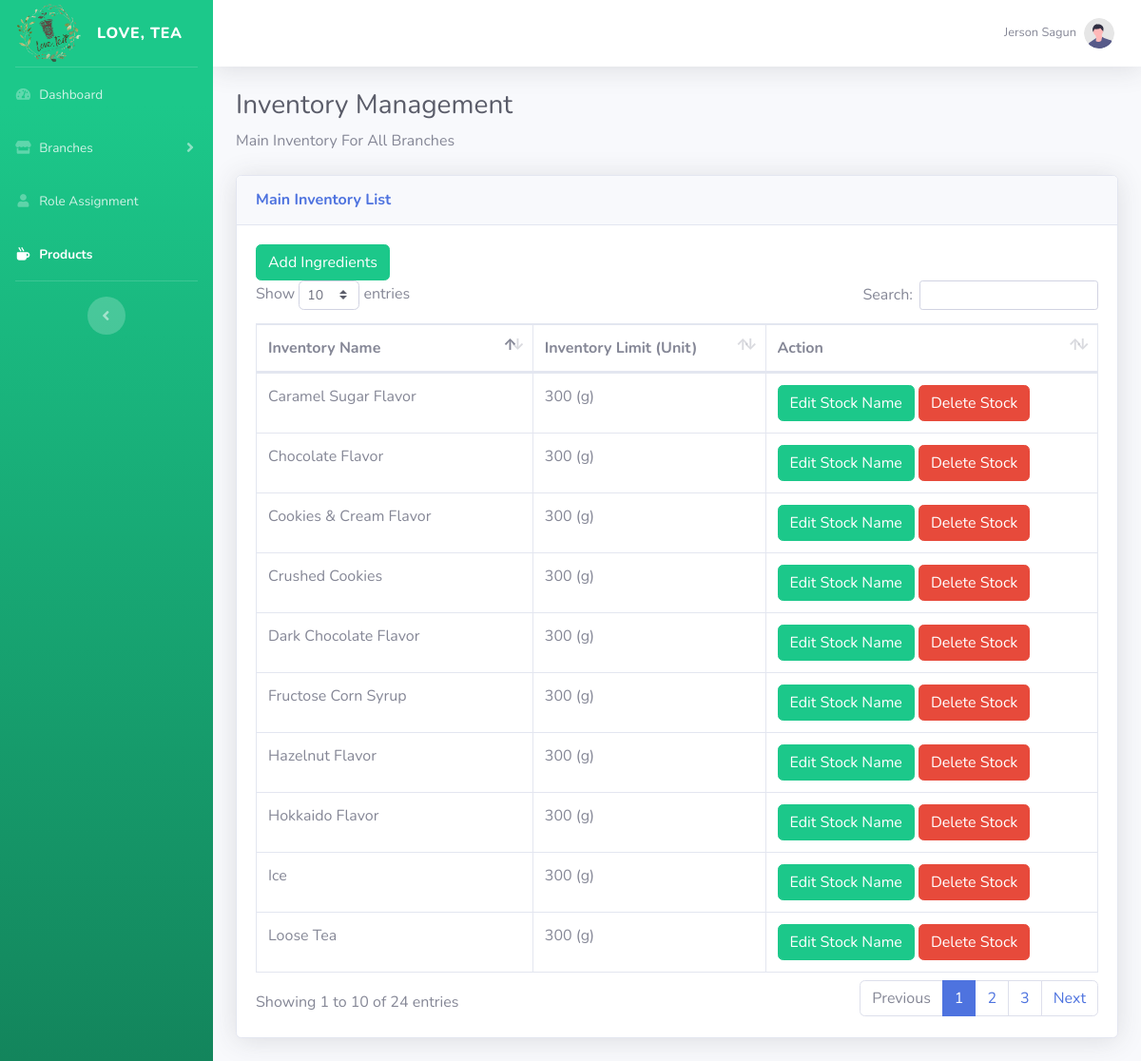
/main_inventory.php (signed in), run on the app's committed database.
### tables this page shows
CREATE TABLE `ingredientsheader` (
  `id` int(11) NOT NULL,
  `name` varchar(255) DEFAULT NULL,
  `ingredients_limit` int(11) NOT NULL DEFAULT 300,
  `unit` varchar(5) NOT NULL DEFAULT 'g'
);

### main_inventory.php (the view, shortened to what this page needs)
<!DOCTYPE html>
<html lang="en">
<head>
    <link href="vendor/fontawesome-free/css/all.min.css" rel="stylesheet" type="text/css">
    <link href="css/sb-admin-2.min.css" rel="stylesheet">
    <link href="vendor/datatables/dataTables.bootstrap4.min.css" rel="stylesheet">
</head>
<body id="page-top">
<div id="wrapper">
    <?php include "backend/nav.php"; ?>
    <div class="container-fluid">
        <h1 class="h3 mb-2 text-gray-800">Inventory Management</h1>
        <p class="mb-4">Main Inventory For All Branches</p>
        <div class="card shadow mb-4">
            <div class="card-header py-3">
                <h6 class="m-0 font-weight-bold text-primary">Main Inventory List</h6>
            </div>
            <div class="card-body">
            <button type='button' class='btn btn-success editStockBTN' data-toggle='modal' data-target='#addInventoryModal' data-id='0'>Add Ingredients</button>
                <div class="table-responsive">
                    <table class="table table-bordered" id="dataTable" width="100%" cellspacing="0">
                        <thead>
                            <tr>
                                <th>Inventory Name</th>
                                <th>Inventory Limit (Unit)</th>
                                <th>Action</th>
                            </tr>
                        </thead>
                        <tbody>
                            <?php
                            $mysqli = include('database.php');
                            $sql = "SELECT * FROM ingredientsHeader";
                            $result = $mysqli->query($sql);
                            if ($result->num_rows > 0) {
                                while ($row = $result->fetch_assoc()) {
                                    echo "<tr> <td>{$row['name']}</td><td>{$row['ingredients_limit']} ({$row['unit']})</td>
                                        <td>
                                            <button type='button' class='btn btn-success editStockBTN' data-toggle='modal' data-target='#addInventoryModal' data-id='{$row['id']}'>Edit Stock Name</button>
                                            <button type='button' class='btn btn-danger' data-toggle='modal' data-target='#confirmDeleteModal' data-id='{$row['id']}'>Delete Stock</button>
                                        </td></tr>";
                                }
                            } else {
                                echo "<tr><td colspan='6'>No records found</td></tr>";
                            }
                            ?>
                        </tbody>
                    </table>
                </div>
            </div>
        </div>
    </div>
</div>
</body>
</html>

### data on the page
ingredientsheader: name "Fructose Corn Syrup", ingredients_limit "300", unit "g"
ingredientsheader: name "Loose Tea", ingredients_limit "300", unit "g"
ingredientsheader: name "Hokkaido Flavor", ingredients_limit "300", unit "g"
ingredientsheader: name "Caramel Sugar Flavor", ingredients_limit "300", unit "g"
ingredientsheader: name "Hazelnut Flavor", ingredients_limit "300", unit "g"
ingredientsheader: name "Chocolate Flavor", ingredients_limit "300", unit "g"
ingredientsheader: name "Dark Chocolate Flavor", ingredients_limit "300", unit "g"
ingredientsheader: name "Cookies & Cream Flavor", ingredients_limit "300", unit "g"
ingredientsheader: name "Crushed Cookies", ingredients_limit "300", unit "g"
ingredientsheader: name "Ice", ingredients_limit "300", unit "g"

### other printed values
$_SESSION['name'] "Jerson Sagun"
